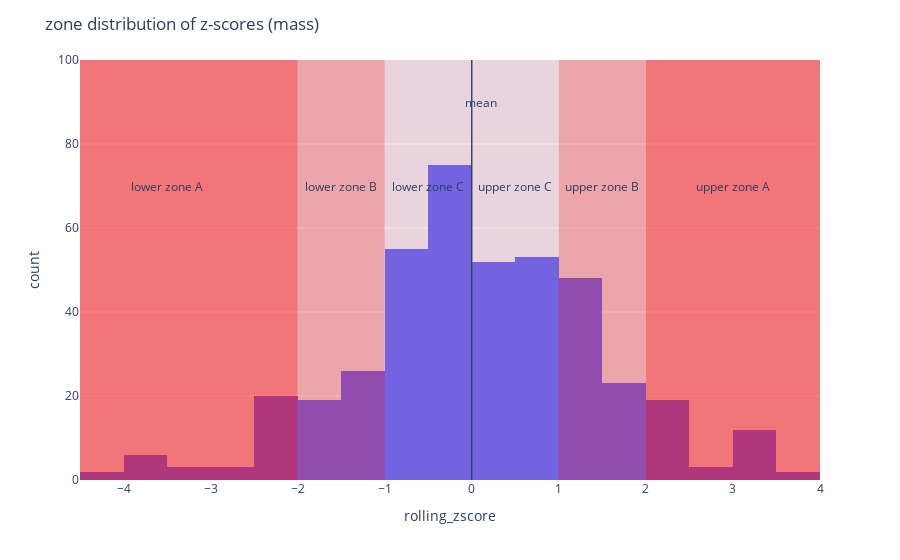

Source (notebook cell):
### Markdown cell above
---
#### Visualize "mass" of events in each zone:

### Code cell
# plot distribution of z-values to visualize the "mass" in each zone: 
shewhart_fig = px.histogram(housing_df, x='rolling_zscore')

# zones:
shewhart_fig.add_vrect(x0='-2', x1='-4.5', line_width=0, fillcolor="red", opacity=0.5)
shewhart_fig.add_vrect(x0='-1', x1='-2', line_width=0, fillcolor="red", opacity=0.3)
shewhart_fig.add_vrect(x0='0', x1='-1', line_width=0, fillcolor="red", opacity=0.1)
shewhart_fig.add_vrect(x0='0', x1='1', line_width=0, fillcolor="red", opacity=0.1)
shewhart_fig.add_vrect(x0='1', x1='2', line_width=0, fillcolor="red", opacity=0.3)
shewhart_fig.add_vrect(x0='2', x1='4', line_width=0, fillcolor="red", opacity=0.5)
shewhart_fig.add_vrect(x0='0', x1='0', line_width=1, fillcolor="blue", opacity=1)

# annotations:
shewhart_fig.add_annotation(x=-3.5, y=70, text="lower zone A", showarrow=False)
shewhart_fig.add_annotation(x=-1.5, y=70, text="lower zone B", showarrow=False)
shewhart_fig.add_annotation(x=-0.5, y=70, text="lower zone C", showarrow=False)
shewhart_fig.add_annotation(x=0.5, y=70, text="upper zone C", showarrow=False)
shewhart_fig.add_annotation(x=1.5, y=70, text="upper zone B", showarrow=False)
shewhart_fig.add_annotation(x=3, y=70, text="upper zone A", showarrow=False)
shewhart_fig.add_annotation(x=0.11, y=90, text="mean", showarrow=False)

# update layout:
shewhart_fig.update_layout(title= 'zone distribution of z-scores (mass)', height=400)
shewhart_fig.update_yaxes(range=[0, 100])
Image(filename='./images/mass.png', width=1600)

### Figure 1 — Plotly figure (JSON) as saved in the notebook; plotly's stock layout.template omitted (floating-point values rounded to 4 significant figures; data arrays with more than 128 entries replaced by an {"elided": "..."} marker saying what was removed)
{"data": [{"alignmentgroup": "True", "bingroup": "x", "hovertemplate": "rolling_zscore=%{x}<br>count=%{y}<extra></extra>", "legendgroup": "", "marker": {"color": "#636efa", "pattern": {"shape": ""}}, "name": "", "offsetgroup": "", "orientation": "v", "showlegend": false, "type": "histogram", "x": {"elided": "445 float values"}, "xaxis": "x", "yaxis": "y"}], "layout": {"annotations": [{"showarrow": false, "text": "lower zone A", "x": -3.5, "y": 70}, {"showarrow": false, "text": "lower zone B", "x": -1.5, "y": 70}, {"showarrow": false, "text": "lower zone C", "x": -0.5, "y": 70}, {"showarrow": false, "text": "upper zone C", "x": 0.5, "y": 70}, {"showarrow": false, "text": "upper zone B", "x": 1.5, "y": 70}, {"showarrow": false, "text": "upper zone A", "x": 3, "y": 70}, {"showarrow": false, "text": "mean", "x": 0.11, "y": 90}], "autosize": true, "barmode": "relative", "legend": {"tracegroupgap": 0}, "margin": {"t": 60}, "shapes": [{"fillcolor": "red", "line": {"width": 0}, "opacity": 0.5, "type": "rect", "x0": "-2", "x1": "-4.5", "xref": "x", "y0": 0, "y1": 1, "yref": "y domain"}, {"fillcolor": "red", "line": {"width": 0}, "opacity": 0.3, "type": "rect", "x0": "-1", "x1": "-2", "xref": "x", "y0": 0, "y1": 1, "yref": "y domain"}, {"fillcolor": "red", "line": {"width": 0}, "opacity": 0.1, "type": "rect", "x0": "0", "x1": "-1", "xref": "x", "y0": 0, "y1": 1, "yref": "y domain"}, {"fillcolor": "red", "line": {"width": 0}, "opacity": 0.1, "type": "rect", "x0": "0", "x1": "1", "xref": "x", "y0": 0, "y1": 1, "yref": "y domain"}, {"fillcolor": "red", "line": {"width": 0}, "opacity": 0.3, "type": "rect", "x0": "1", "x1": "2", "xref": "x", "y0": 0, "y1": 1, "yref": "y domain"}, {"fillcolor": "red", "line": {"width": 0}, "opacity": 0.5, "type": "rect", "x0": "2", "x1": "4", "xref": "x", "y0": 0, "y1": 1, "yref": "y domain"}, {"fillcolor": "blue", "line": {"width": 1}, "opacity": 1, "type": "rect", "x0": "0", "x1": "0", "xref": "x", "y0": 0, "y1": 1, "yref": "y domain"}], "title": {"text": "zone distribution of z-scores (mass)"}, "xaxis": {"anchor": "y", "autorange": true, "domain": [0, 1], "range": [-4.5, 4], "title": {"text": "rolling_zscore"}, "type": "linear"}, "yaxis": {"anchor": "x", "domain": [0, 1], "range": [0, 100], "title": {"text": "count"}}}}
